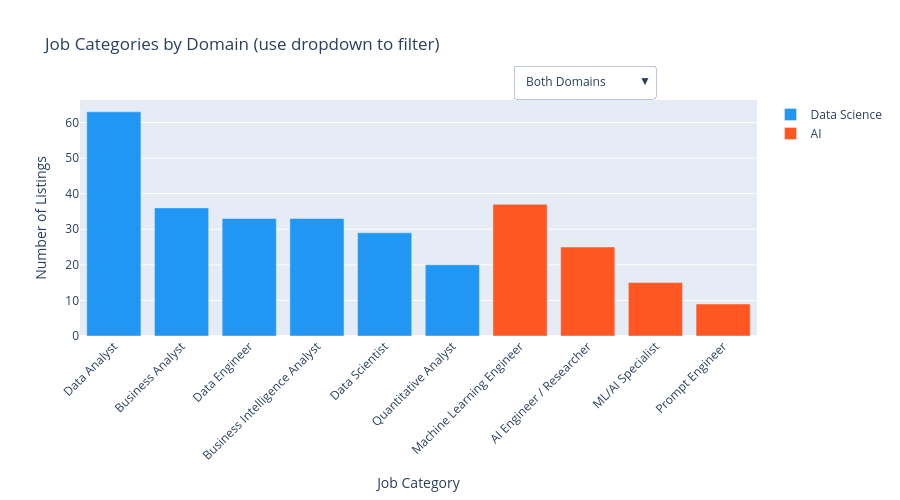

Notebook code for this chart:
### Code cell
import plotly.graph_objects as go

# Prepare data for each domain
ds_cats = df[df['domain'] == 'Data Science']['job_category'].value_counts()
ai_cats = df[df['domain'] == 'AI']['job_category'].value_counts()

fig = go.Figure()

fig.add_trace(go.Bar(x=ds_cats.index, y=ds_cats.values, name='Data Science',
                     marker_color=DOMAIN_COLORS['Data Science'], visible=True))
fig.add_trace(go.Bar(x=ai_cats.index, y=ai_cats.values, name='AI',
                     marker_color=DOMAIN_COLORS['AI'], visible=True))

# Dropdown menu to toggle domain views
fig.update_layout(
    title='Job Categories by Domain (use dropdown to filter)',
    xaxis_title='Job Category',
    yaxis_title='Number of Listings',
    xaxis_tickangle=-45,
    height=500,
    updatemenus=[
        dict(
            buttons=list([
                dict(args=[{'visible': [True, True]}],
                     label='Both Domains', method='update'),
                dict(args=[{'visible': [True, False]}],
                     label='Data Science Only', method='update'),
                dict(args=[{'visible': [False, True]}],
                     label='AI Only', method='update'),
            ]),
            direction='down',
            showactive=True,
            x=0.85,
            y=1.15,
        )
    ]
)

fig.show()

### Figure 1 — Plotly figure (JSON) as saved in the notebook; plotly's stock layout.template omitted (floating-point values rounded to 4 significant figures)
{"data": [{"marker": {"color": "#2196F3"}, "name": "Data Science", "type": "bar", "visible": true, "x": ["Data Analyst", "Business Analyst", "Data Engineer", "Business Intelligence Analyst", "Data Scientist", "Quantitative Analyst"], "y": [63, 36, 33, 33, 29, 20]}, {"marker": {"color": "#FF5722"}, "name": "AI", "type": "bar", "visible": true, "x": ["Machine Learning Engineer", "AI Engineer / Researcher", "ML/AI Specialist", "Prompt Engineer"], "y": [37, 25, 15, 9]}], "layout": {"height": 500, "title": {"text": "Job Categories by Domain (use dropdown to filter)"}, "updatemenus": [{"buttons": [{"args": [{"visible": [true, true]}], "label": "Both Domains", "method": "update"}, {"args": [{"visible": [true, false]}], "label": "Data Science Only", "method": "update"}, {"args": [{"visible": [false, true]}], "label": "AI Only", "method": "update"}], "direction": "down", "showactive": true, "x": 0.85, "y": 1.15}], "xaxis": {"tickangle": -45, "title": {"text": "Job Category"}}, "yaxis": {"title": {"text": "Number of Listings"}}}}
